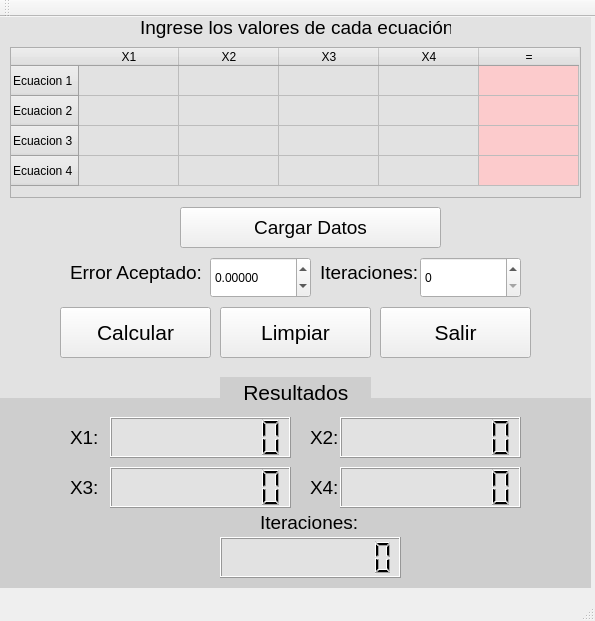
<?xml version="1.0" encoding="UTF-8"?>
<ui version="4.0">
 <class>GauSei</class>
 <widget class="QMainWindow" name="GauSei">
  <property name="geometry">
   <rect>
    <x>0</x>
    <y>0</y>
    <width>595</width>
    <height>621</height>
   </rect>
  </property>
  <property name="windowTitle">
   <string>GauSei</string>
  </property>
  <widget class="QWidget" name="centralWidget">
   <widget class="QLCDNumber" name="show2">
    <property name="geometry">
     <rect>
      <x>340</x>
      <y>400</y>
      <width>181</width>
      <height>41</height>
     </rect>
    </property>
    <property name="styleSheet">
     <string notr="true">background-color: rgb(226, 226, 226);</string>
    </property>
    <property name="digitCount">
     <number>8</number>
    </property>
   </widget>
   <widget class="QPushButton" name="Limpia">
    <property name="geometry">
     <rect>
      <x>220</x>
      <y>290</y>
      <width>151</width>
      <height>51</height>
     </rect>
    </property>
    <property name="font">
     <font>
      <pointsize>16</pointsize>
     </font>
    </property>
    <property name="text">
     <string>Limpiar</string>
    </property>
   </widget>
   <widget class="QLCDNumber" name="showi">
    <property name="geometry">
     <rect>
      <x>220</x>
      <y>520</y>
      <width>181</width>
      <height>41</height>
     </rect>
    </property>
    <property name="styleSheet">
     <string notr="true">background-color: rgb(226, 226, 226);</string>
    </property>
    <property name="smallDecimalPoint">
     <bool>true</bool>
    </property>
    <property name="digitCount">
     <number>8</number>
    </property>
   </widget>
   <widget class="QPushButton" name="Carga">
    <property name="geometry">
     <rect>
      <x>180</x>
      <y>190</y>
      <width>261</width>
      <height>41</height>
     </rect>
    </property>
    <property name="font">
     <font>
      <pointsize>14</pointsize>
     </font>
    </property>
    <property name="text">
     <string>Cargar Datos</string>
    </property>
   </widget>
   <widget class="QPushButton" name="Sale">
    <property name="geometry">
     <rect>
      <x>380</x>
      <y>290</y>
      <width>151</width>
      <height>51</height>
     </rect>
    </property>
    <property name="font">
     <font>
      <pointsize>16</pointsize>
     </font>
    </property>
    <property name="text">
     <string>Salir</string>
    </property>
   </widget>
   <widget class="QLabel" name="label_3">
    <property name="geometry">
     <rect>
      <x>70</x>
      <y>460</y>
      <width>31</width>
      <height>21</height>
     </rect>
    </property>
    <property name="font">
     <font>
      <pointsize>14</pointsize>
     </font>
    </property>
    <property name="text">
     <string>X3:</string>
    </property>
   </widget>
   <widget class="QLabel" name="label">
    <property name="geometry">
     <rect>
      <x>70</x>
      <y>410</y>
      <width>31</width>
      <height>21</height>
     </rect>
    </property>
    <property name="font">
     <font>
      <pointsize>14</pointsize>
     </font>
    </property>
    <property name="text">
     <string>X1:</string>
    </property>
   </widget>
   <widget class="QLCDNumber" name="show1">
    <property name="geometry">
     <rect>
      <x>110</x>
      <y>400</y>
      <width>181</width>
      <height>41</height>
     </rect>
    </property>
    <property name="styleSheet">
     <string notr="true">background-color: rgb(226, 226, 226);</string>
    </property>
    <property name="digitCount">
     <number>8</number>
    </property>
   </widget>
   <widget class="QTableWidget" name="Tabla">
    <property name="geometry">
     <rect>
      <x>10</x>
      <y>30</y>
      <width>571</width>
      <height>151</height>
     </rect>
    </property>
    <property name="styleSheet">
     <string notr="true">background-color: rgb(226, 226, 226);</string>
    </property>
    <row>
     <property name="text">
      <string>Ecuacion 1</string>
     </property>
    </row>
    <row>
     <property name="text">
      <string>Ecuacion 2</string>
     </property>
    </row>
    <row>
     <property name="text">
      <string>Ecuacion 3</string>
     </property>
    </row>
    <row>
     <property name="text">
      <string>Ecuacion 4</string>
     </property>
    </row>
    <column>
     <property name="text">
      <string>X1</string>
     </property>
    </column>
    <column>
     <property name="text">
      <string>X2</string>
     </property>
    </column>
    <column>
     <property name="text">
      <string>X3</string>
     </property>
    </column>
    <column>
     <property name="text">
      <string>X4</string>
     </property>
    </column>
    <column>
     <property name="text">
      <string>=</string>
     </property>
    </column>
    <item row="0" column="0">
     <property name="text">
      <string/>
     </property>
     <property name="font">
      <font>
       <pointsize>10</pointsize>
      </font>
     </property>
    </item>
    <item row="0" column="1">
     <property name="text">
      <string/>
     </property>
    </item>
    <item row="0" column="4">
     <property name="text">
      <string/>
     </property>
     <property name="background">
      <brush brushstyle="SolidPattern">
       <color alpha="255">
        <red>252</red>
        <green>203</green>
        <blue>204</blue>
       </color>
      </brush>
     </property>
    </item>
    <item row="1" column="4">
     <property name="text">
      <string/>
     </property>
     <property name="background">
      <brush brushstyle="SolidPattern">
       <color alpha="255">
        <red>252</red>
        <green>203</green>
        <blue>204</blue>
       </color>
      </brush>
     </property>
    </item>
    <item row="2" column="4">
     <property name="text">
      <string/>
     </property>
     <property name="background">
      <brush brushstyle="SolidPattern">
       <color alpha="255">
        <red>252</red>
        <green>203</green>
        <blue>204</blue>
       </color>
      </brush>
     </property>
    </item>
    <item row="3" column="4">
     <property name="text">
      <string/>
     </property>
     <property name="background">
      <brush brushstyle="SolidPattern">
       <color alpha="255">
        <red>252</red>
        <green>203</green>
        <blue>204</blue>
       </color>
      </brush>
     </property>
    </item>
   </widget>
   <widget class="QSpinBox" name="imax">
    <property name="geometry">
     <rect>
      <x>420</x>
      <y>240</y>
      <width>101</width>
      <height>41</height>
     </rect>
    </property>
    <property name="maximum">
     <number>999</number>
    </property>
   </widget>
   <widget class="QLabel" name="label_7">
    <property name="geometry">
     <rect>
      <x>320</x>
      <y>240</y>
      <width>101</width>
      <height>31</height>
     </rect>
    </property>
    <property name="font">
     <font>
      <pointsize>14</pointsize>
     </font>
    </property>
    <property name="text">
     <string>Iteraciones:</string>
    </property>
   </widget>
   <widget class="QLabel" name="label_9">
    <property name="geometry">
     <rect>
      <x>260</x>
      <y>490</y>
      <width>101</width>
      <height>31</height>
     </rect>
    </property>
    <property name="font">
     <font>
      <pointsize>14</pointsize>
     </font>
    </property>
    <property name="text">
     <string>Iteraciones:</string>
    </property>
   </widget>
   <widget class="QLabel" name="label_4">
    <property name="geometry">
     <rect>
      <x>310</x>
      <y>460</y>
      <width>31</width>
      <height>21</height>
     </rect>
    </property>
    <property name="font">
     <font>
      <pointsize>14</pointsize>
     </font>
    </property>
    <property name="text">
     <string>X4:</string>
    </property>
   </widget>
   <widget class="QLabel" name="label_5">
    <property name="geometry">
     <rect>
      <x>140</x>
      <y>-10</y>
      <width>311</width>
      <height>41</height>
     </rect>
    </property>
    <property name="font">
     <font>
      <pointsize>14</pointsize>
     </font>
    </property>
    <property name="text">
     <string>Ingrese los valores de cada ecuación</string>
    </property>
   </widget>
   <widget class="QLCDNumber" name="show3">
    <property name="geometry">
     <rect>
      <x>110</x>
      <y>450</y>
      <width>181</width>
      <height>41</height>
     </rect>
    </property>
    <property name="styleSheet">
     <string notr="true">background-color: rgb(226, 226, 226);</string>
    </property>
    <property name="digitCount">
     <number>8</number>
    </property>
   </widget>
   <widget class="QLabel" name="label_2">
    <property name="geometry">
     <rect>
      <x>310</x>
      <y>410</y>
      <width>31</width>
      <height>21</height>
     </rect>
    </property>
    <property name="font">
     <font>
      <pointsize>14</pointsize>
     </font>
    </property>
    <property name="text">
     <string>X2:</string>
    </property>
   </widget>
   <widget class="QLabel" name="label_6">
    <property name="geometry">
     <rect>
      <x>70</x>
      <y>240</y>
      <width>141</width>
      <height>31</height>
     </rect>
    </property>
    <property name="font">
     <font>
      <pointsize>14</pointsize>
     </font>
    </property>
    <property name="text">
     <string>Error Aceptado:</string>
    </property>
   </widget>
   <widget class="QDoubleSpinBox" name="errora">
    <property name="geometry">
     <rect>
      <x>210</x>
      <y>240</y>
      <width>101</width>
      <height>41</height>
     </rect>
    </property>
    <property name="decimals">
     <number>5</number>
    </property>
    <property name="minimum">
     <double>-99999999.000000000000000</double>
    </property>
    <property name="maximum">
     <double>999999999.000000000000000</double>
    </property>
   </widget>
   <widget class="QPushButton" name="Inicia">
    <property name="geometry">
     <rect>
      <x>60</x>
      <y>290</y>
      <width>151</width>
      <height>51</height>
     </rect>
    </property>
    <property name="font">
     <font>
      <pointsize>16</pointsize>
     </font>
    </property>
    <property name="text">
     <string>Calcular</string>
    </property>
   </widget>
   <widget class="QLCDNumber" name="show4">
    <property name="geometry">
     <rect>
      <x>340</x>
      <y>450</y>
      <width>181</width>
      <height>41</height>
     </rect>
    </property>
    <property name="styleSheet">
     <string notr="true">background-color: rgb(226, 226, 226);</string>
    </property>
    <property name="digitCount">
     <number>8</number>
    </property>
   </widget>
   <widget class="QLabel" name="label_8">
    <property name="geometry">
     <rect>
      <x>0</x>
      <y>0</y>
      <width>591</width>
      <height>381</height>
     </rect>
    </property>
    <property name="styleSheet">
     <string notr="true">background-color: rgb(226, 226, 226);</string>
    </property>
    <property name="text">
     <string/>
    </property>
   </widget>
   <widget class="QLabel" name="label_10">
    <property name="geometry">
     <rect>
      <x>220</x>
      <y>360</y>
      <width>151</width>
      <height>31</height>
     </rect>
    </property>
    <property name="font">
     <font>
      <pointsize>16</pointsize>
     </font>
    </property>
    <property name="styleSheet">
     <string notr="true">background-color: rgb(206, 206, 206);</string>
    </property>
    <property name="text">
     <string>    Resultados</string>
    </property>
   </widget>
   <widget class="QLabel" name="label_11">
    <property name="geometry">
     <rect>
      <x>0</x>
      <y>380</y>
      <width>591</width>
      <height>191</height>
     </rect>
    </property>
    <property name="styleSheet">
     <string notr="true">background-color: rgb(206, 206, 206);</string>
    </property>
    <property name="text">
     <string/>
    </property>
   </widget>
   <zorder>label_11</zorder>
   <zorder>label_8</zorder>
   <zorder>show2</zorder>
   <zorder>Limpia</zorder>
   <zorder>showi</zorder>
   <zorder>Carga</zorder>
   <zorder>Sale</zorder>
   <zorder>label_3</zorder>
   <zorder>label</zorder>
   <zorder>show1</zorder>
   <zorder>Tabla</zorder>
   <zorder>imax</zorder>
   <zorder>label_7</zorder>
   <zorder>label_9</zorder>
   <zorder>label_4</zorder>
   <zorder>label_5</zorder>
   <zorder>show3</zorder>
   <zorder>label_2</zorder>
   <zorder>label_6</zorder>
   <zorder>errora</zorder>
   <zorder>Inicia</zorder>
   <zorder>show4</zorder>
   <zorder>label_10</zorder>
  </widget>
  <widget class="QMenuBar" name="menuBar">
   <property name="geometry">
    <rect>
     <x>0</x>
     <y>0</y>
     <width>595</width>
     <height>21</height>
    </rect>
   </property>
  </widget>
  <widget class="QToolBar" name="mainToolBar">
   <attribute name="toolBarArea">
    <enum>TopToolBarArea</enum>
   </attribute>
   <attribute name="toolBarBreak">
    <bool>false</bool>
   </attribute>
  </widget>
  <widget class="QStatusBar" name="statusBar"/>
 </widget>
 <layoutdefault spacing="6" margin="11"/>
 <resources/>
 <connections>
  <connection>
   <sender>Sale</sender>
   <signal>clicked()</signal>
   <receiver>GauSei</receiver>
   <slot>close()</slot>
   <hints>
    <hint type="sourcelabel">
     <x>478</x>
     <y>381</y>
    </hint>
    <hint type="destinationlabel">
     <x>551</x>
     <y>393</y>
    </hint>
   </hints>
  </connection>
 </connections>
</ui>
